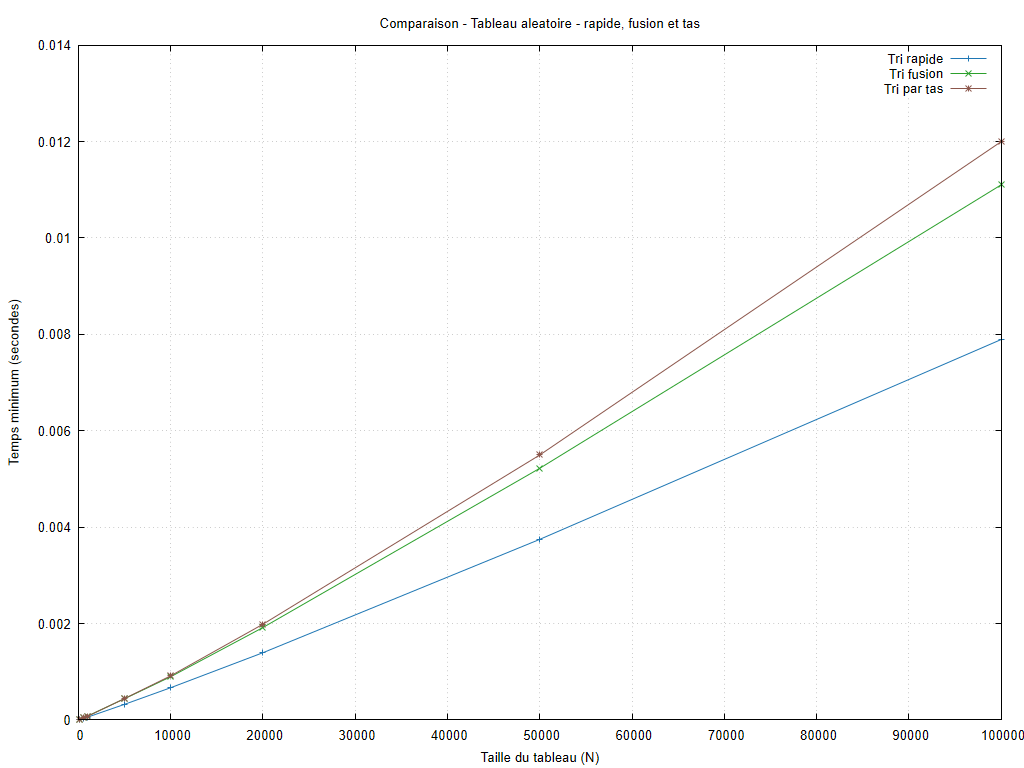

This figure's gnuplot source:
set encoding utf8
set terminal pngcairo size 1024,768 font 'Arial,10'
set output 'graphiques/20261010_184935/configurations/aleatoire_rapides.png'
set datafile missing 'non_mesure'
set datafile separator ';'
set title 'Comparaison - Tableau aleatoire - rapide, fusion et tas'
set xlabel 'Taille du tableau (N)'
set ylabel 'Temps minimum (secondes)'
set grid
set yrange [0:*]
plot 'resultats/20261010_184935/aleatoire.csv' every ::1 using 1:8 title 'Tri rapide' with linespoints lc rgb '#1f77b4', 'resultats/20261010_184935/aleatoire.csv' every ::1 using 1:10 title 'Tri fusion' with linespoints lc rgb '#2ca02c', 'resultats/20261010_184935/aleatoire.csv' every ::1 using 1:12 title 'Tri par tas' with linespoints lc rgb '#8c564b'
unset output
